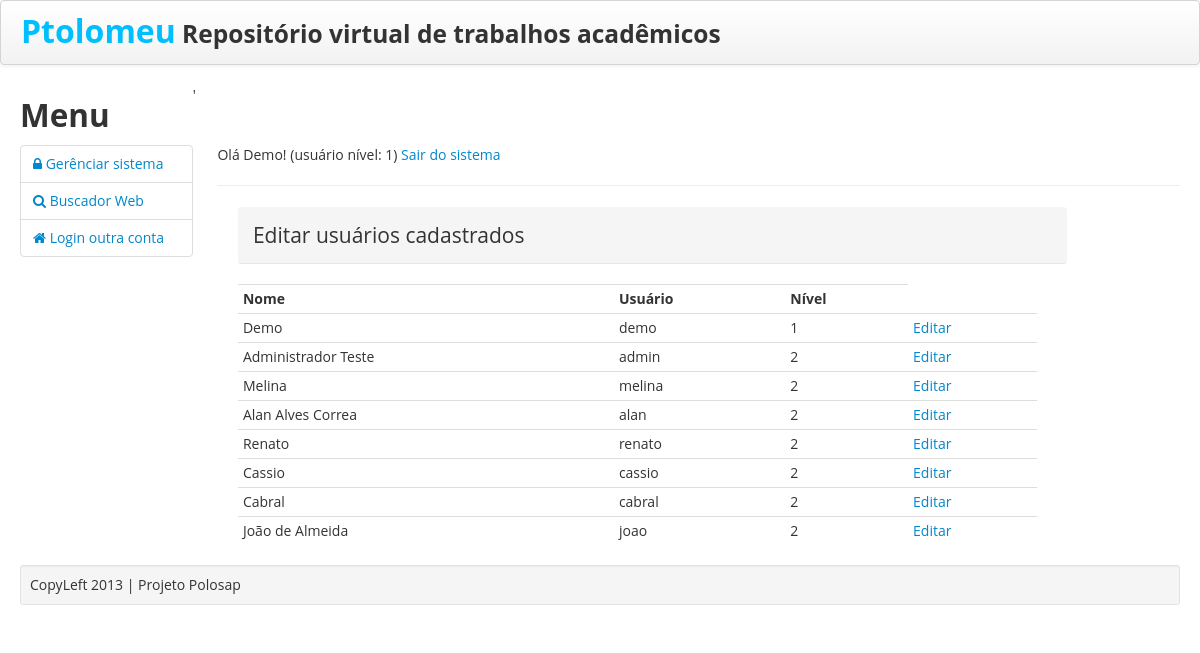
/usuarioEditarListar.php (signed in), run on an earlier commit of the app's database.
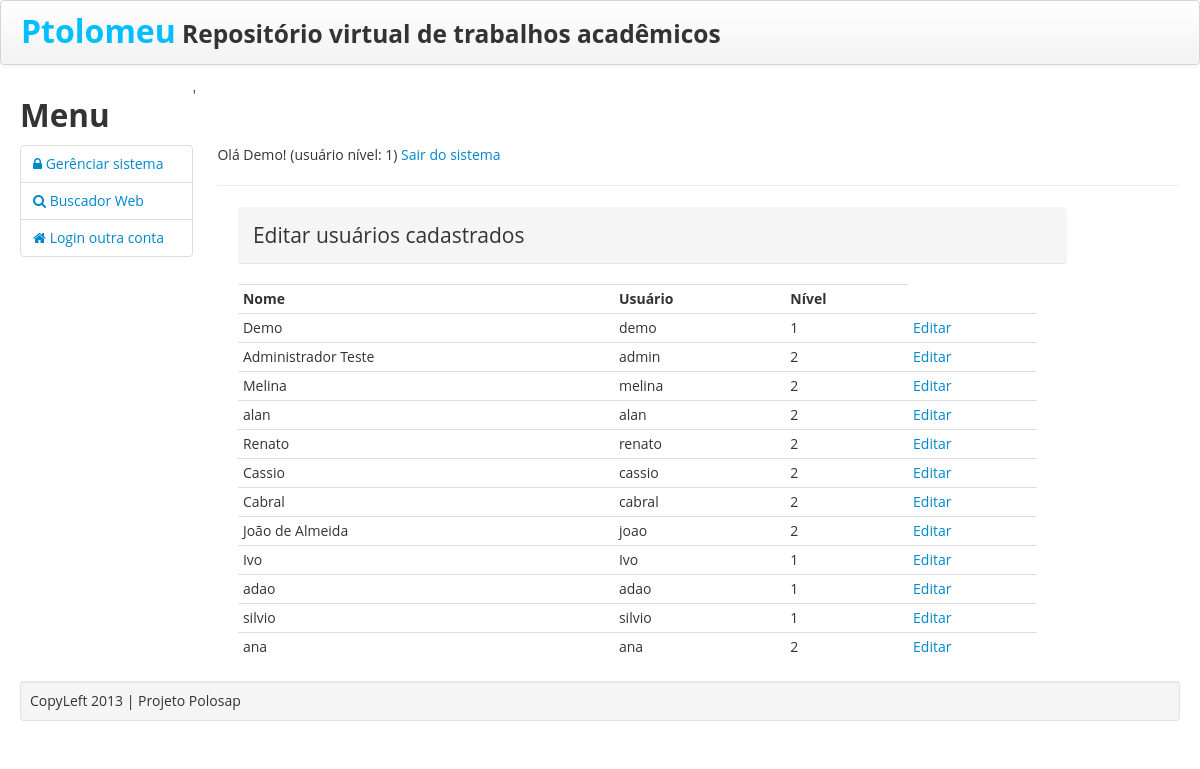
And on a later commit of the database.
### tables this page shows
CREATE TABLE IF NOT EXISTS `usuarios` (
  `id` int(10) unsigned NOT NULL AUTO_INCREMENT,
  `nome` varchar(50) NOT NULL,
  `usuario` varchar(25) NOT NULL,
  `senha` varchar(40) NOT NULL,
  `email` varchar(100) NOT NULL,
  `nivel` int(1) unsigned NOT NULL DEFAULT '1' COMMENT 'Normal (1) e Administrador (2)',
  `ativo` int(1) NOT NULL DEFAULT '1',
  `data` date NOT NULL,
  `hora` time NOT NULL,
  PRIMARY KEY (`id`),
  UNIQUE KEY `usuario` (`usuario`),
  KEY `niveis` (`nivel`)
);

### usuarioEditarListar.php (the view, shortened to what this page needs)
<?php
include 'html.class.php';
?>
<!DOCTYPE html>
<html>
    <head>
    </head>
    <body>
        <div class="container-fluid">
            <div class="row-fluid">
                <br>
                <br>
                <br>
                <div class="span10">
                    <div class="span10">
                        <legend class="breadcrumb">Editar usuários cadastrados</legend>
                        <?php
                        $sql = "SELECT * FROM usuarios";
                        $result = mysql_query($sql);
                        ?>
                        <table class='table table-condensed'>
                            <tr>
                                <td align="center"><strong>Nome</strong></td>
                                <td align="center"><strong>Usuário</strong></td>
                                <td align="center"><strong>Nível</strong></td>
                            </tr>
                            <?php
                            while ($rows = mysql_fetch_array($result)) {
                                ?>
                                <tr>
                                    <td><?php echo $rows['nome']; ?></td>
                                    <td><?php echo $rows['usuario']; ?></td>
                                    <td><?php echo $rows['nivel']; ?></td>
                                    <td align="center"><a href="usuarioEditarUpdate.php?id=<?php echo $rows['id']; ?>">Editar</a></td>
                                </tr>
                                <?php
                            }
                            ?>
                        </table>
                    </div>
                    <br>
                </div>
            </div>
        </div>
</body>
</html>

What changed in the data, as far as the page shows it:
removed usuarios: nome "Alan Alves Correa", usuario "alan", nivel "2"
added usuarios: nome "alan", usuario "alan", nivel "2"
added usuarios: nome "Ivo", usuario "Ivo", nivel "1"
added usuarios: nome "adao", usuario "adao", nivel "1"
added usuarios: nome "silvio", usuario "silvio", nivel "1"
added usuarios: nome "ana", usuario "ana", nivel "2"
